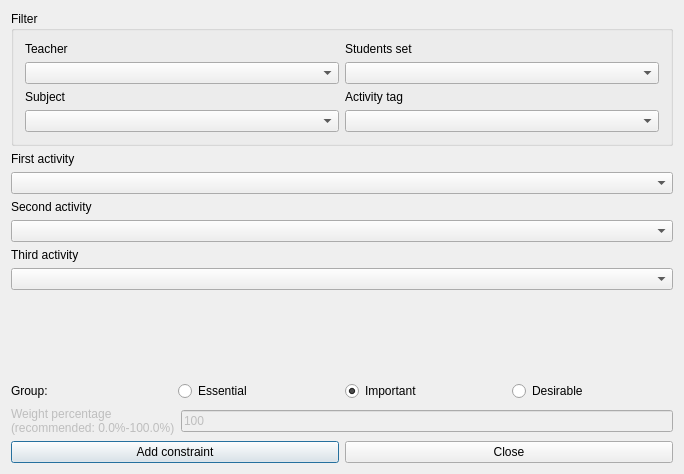
<?xml version="1.0" encoding="UTF-8"?>
<ui version="4.0">
 <class>AddConstraintThreeActivitiesGroupedForm_template</class>
 <widget class="QDialog" name="AddConstraintThreeActivitiesGroupedForm_template">
  <property name="geometry">
   <rect>
    <x>0</x>
    <y>0</y>
    <width>684</width>
    <height>474</height>
   </rect>
  </property>
  <property name="windowTitle">
   <string extracomment="This is the title of the dialog to add a new constraint of this type">Add three activities grouped</string>
  </property>
  <layout class="QVBoxLayout" name="verticalLayout">
   <item>
    <widget class="QGroupBox" name="filterGroupBox">
     <property name="title">
      <string>Filter</string>
     </property>
     <layout class="QGridLayout" name="gridLayout">
      <item row="0" column="0">
       <widget class="QLabel" name="teachersTextLabel">
        <property name="text">
         <string>Teacher</string>
        </property>
        <property name="wordWrap">
         <bool>false</bool>
        </property>
       </widget>
      </item>
      <item row="0" column="1">
       <widget class="QLabel" name="studentsTextLabel">
        <property name="text">
         <string>Students set</string>
        </property>
        <property name="wordWrap">
         <bool>false</bool>
        </property>
       </widget>
      </item>
      <item row="1" column="0">
       <widget class="QComboBox" name="teachersComboBox"/>
      </item>
      <item row="1" column="1">
       <widget class="QComboBox" name="studentsComboBox"/>
      </item>
      <item row="2" column="0">
       <widget class="QLabel" name="subjectsTextLabel">
        <property name="text">
         <string>Subject</string>
        </property>
        <property name="wordWrap">
         <bool>false</bool>
        </property>
       </widget>
      </item>
      <item row="2" column="1">
       <widget class="QLabel" name="activityTagsTextLabel">
        <property name="text">
         <string>Activity tag</string>
        </property>
        <property name="wordWrap">
         <bool>false</bool>
        </property>
       </widget>
      </item>
      <item row="3" column="0">
       <widget class="QComboBox" name="subjectsComboBox"/>
      </item>
      <item row="3" column="1">
       <widget class="QComboBox" name="activityTagsComboBox"/>
      </item>
     </layout>
    </widget>
   </item>
   <item>
    <layout class="QVBoxLayout">
     <item>
      <widget class="QLabel" name="activityTextLabel">
       <property name="frameShape">
        <enum>QFrame::NoFrame</enum>
       </property>
       <property name="frameShadow">
        <enum>QFrame::Plain</enum>
       </property>
       <property name="text">
        <string>First activity</string>
       </property>
       <property name="wordWrap">
        <bool>false</bool>
       </property>
      </widget>
     </item>
     <item>
      <widget class="QComboBox" name="firstActivitiesComboBox">
       <property name="editable">
        <bool>false</bool>
       </property>
       <property name="insertPolicy">
        <enum>QComboBox::NoInsert</enum>
       </property>
       <property name="autoCompletion">
        <bool>false</bool>
       </property>
       <property name="duplicatesEnabled">
        <bool>false</bool>
       </property>
      </widget>
     </item>
    </layout>
   </item>
   <item>
    <layout class="QVBoxLayout">
     <item>
      <widget class="QLabel" name="activityTextLabel_2">
       <property name="frameShape">
        <enum>QFrame::NoFrame</enum>
       </property>
       <property name="frameShadow">
        <enum>QFrame::Plain</enum>
       </property>
       <property name="text">
        <string>Second activity</string>
       </property>
       <property name="wordWrap">
        <bool>false</bool>
       </property>
      </widget>
     </item>
     <item>
      <widget class="QComboBox" name="secondActivitiesComboBox">
       <property name="editable">
        <bool>false</bool>
       </property>
       <property name="insertPolicy">
        <enum>QComboBox::NoInsert</enum>
       </property>
       <property name="autoCompletion">
        <bool>false</bool>
       </property>
       <property name="duplicatesEnabled">
        <bool>false</bool>
       </property>
      </widget>
     </item>
    </layout>
   </item>
   <item>
    <layout class="QVBoxLayout">
     <item>
      <widget class="QLabel" name="activityTextLabel_2_2">
       <property name="frameShape">
        <enum>QFrame::NoFrame</enum>
       </property>
       <property name="frameShadow">
        <enum>QFrame::Plain</enum>
       </property>
       <property name="text">
        <string>Third activity</string>
       </property>
       <property name="wordWrap">
        <bool>false</bool>
       </property>
      </widget>
     </item>
     <item>
      <widget class="QComboBox" name="thirdActivitiesComboBox">
       <property name="editable">
        <bool>false</bool>
       </property>
       <property name="insertPolicy">
        <enum>QComboBox::NoInsert</enum>
       </property>
       <property name="autoCompletion">
        <bool>false</bool>
       </property>
       <property name="duplicatesEnabled">
        <bool>false</bool>
       </property>
      </widget>
     </item>
    </layout>
   </item>
   <item>
    <layout class="QVBoxLayout"/>
   </item>
   <item>
    <spacer name="spacer2">
     <property name="orientation">
      <enum>Qt::Vertical</enum>
     </property>
     <property name="sizeType">
      <enum>QSizePolicy::Expanding</enum>
     </property>
     <property name="sizeHint" stdset="0">
      <size>
       <width>20</width>
       <height>21</height>
      </size>
     </property>
    </spacer>
   </item>
   <item>
    <layout class="QHBoxLayout" name="horizontalLayout_4">
     <item>
      <widget class="QLabel" name="groupTextLabel">
       <property name="text">
        <string>Group:</string>
       </property>
      </widget>
     </item>
     <item>
      <widget class="QRadioButton" name="essentialRadioButton">
       <property name="text">
        <string>Essential</string>
       </property>
      </widget>
     </item>
     <item>
      <widget class="QRadioButton" name="importantRadioButton">
       <property name="text">
        <string>Important</string>
       </property>
       <property name="checked">
        <bool>true</bool>
       </property>
      </widget>
     </item>
     <item>
      <widget class="QRadioButton" name="desirableRadioButton">
       <property name="text">
        <string>Desirable</string>
       </property>
      </widget>
     </item>
    </layout>
   </item>
   <item>
    <layout class="QHBoxLayout">
     <item>
      <widget class="QLabel" name="weightTextLabel">
       <property name="enabled">
        <bool>false</bool>
       </property>
       <property name="frameShape">
        <enum>QFrame::NoFrame</enum>
       </property>
       <property name="frameShadow">
        <enum>QFrame::Plain</enum>
       </property>
       <property name="text">
        <string>Weight percentage
(recommended: 0.0%-100.0%)</string>
       </property>
       <property name="wordWrap">
        <bool>false</bool>
       </property>
      </widget>
     </item>
     <item>
      <widget class="QLineEdit" name="weightLineEdit">
       <property name="enabled">
        <bool>false</bool>
       </property>
       <property name="text">
        <string notr="true">100</string>
       </property>
      </widget>
     </item>
    </layout>
   </item>
   <item>
    <layout class="QHBoxLayout">
     <item>
      <widget class="QPushButton" name="addConstraintPushButton">
       <property name="text">
        <string>Add constraint</string>
       </property>
      </widget>
     </item>
     <item>
      <widget class="QPushButton" name="closePushButton">
       <property name="text">
        <string>Close</string>
       </property>
      </widget>
     </item>
    </layout>
   </item>
  </layout>
 </widget>
 <layoutdefault spacing="6" margin="11"/>
 <resources/>
 <connections/>
</ui>
